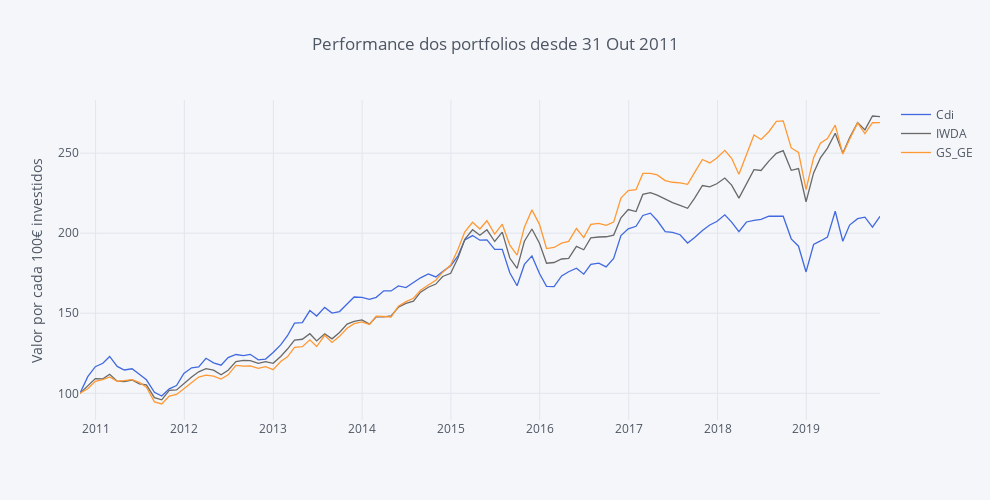

Source (notebook cell):
### Markdown cell above
### Análise completa, desde 31 Out 2011

### Code cell
round(fundos_norm, 2).iplot(yTitle='Valor por cada 100€ investidos', title='Performance dos portfolios desde 31 Out 2011',
                           colors=['royalblue', 'dimgray', 'orange'], dimensions=dimensions)
